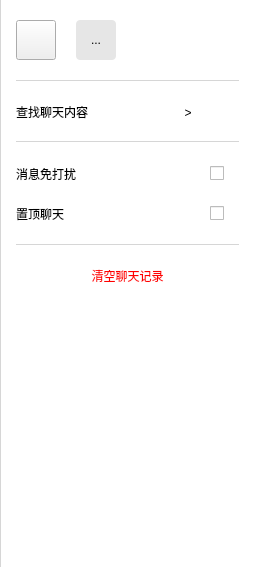
<?xml version="1.0" encoding="UTF-8"?>
<ui version="4.0">
 <class>RightPopover</class>
 <widget class="QWidget" name="RightPopover">
  <property name="geometry">
   <rect>
    <x>0</x>
    <y>0</y>
    <width>254</width>
    <height>567</height>
   </rect>
  </property>
  <property name="minimumSize">
   <size>
    <width>254</width>
    <height>0</height>
   </size>
  </property>
  <property name="maximumSize">
   <size>
    <width>254</width>
    <height>16777215</height>
   </size>
  </property>
  <property name="windowTitle">
   <string>Form</string>
  </property>
  <property name="styleSheet">
   <string notr="true"/>
  </property>
  <layout class="QVBoxLayout" name="verticalLayout">
   <property name="spacing">
    <number>0</number>
   </property>
   <property name="leftMargin">
    <number>0</number>
   </property>
   <property name="topMargin">
    <number>0</number>
   </property>
   <property name="rightMargin">
    <number>0</number>
   </property>
   <property name="bottomMargin">
    <number>0</number>
   </property>
   <item>
    <widget class="QFrame" name="frame">
     <property name="styleSheet">
      <string notr="true">QFrame{
    border-left : 1px solid rgb(214, 214, 214) ;
    border-radius : 0px ;
	background-color: rgb(255, 255, 255);
}</string>
     </property>
     <property name="frameShape">
      <enum>QFrame::Shape::StyledPanel</enum>
     </property>
     <property name="frameShadow">
      <enum>QFrame::Shadow::Raised</enum>
     </property>
     <layout class="QVBoxLayout" name="verticalLayout_2">
      <property name="spacing">
       <number>20</number>
      </property>
      <property name="leftMargin">
       <number>15</number>
      </property>
      <property name="topMargin">
       <number>20</number>
      </property>
      <property name="rightMargin">
       <number>15</number>
      </property>
      <property name="bottomMargin">
       <number>9</number>
      </property>
      <item>
       <layout class="QHBoxLayout" name="horizontalLayout_7">
        <item>
         <widget class="AvatarButton" name="rightAvatarButton">
          <property name="minimumSize">
           <size>
            <width>40</width>
            <height>40</height>
           </size>
          </property>
          <property name="maximumSize">
           <size>
            <width>40</width>
            <height>40</height>
           </size>
          </property>
          <property name="text">
           <string/>
          </property>
          <property name="icon">
           <iconset resource="../../res/icon.qrc">
            <normaloff>:/a/icons/默认头像.svg</normaloff>:/a/icons/默认头像.svg</iconset>
          </property>
          <property name="iconSize">
           <size>
            <width>60</width>
            <height>60</height>
           </size>
          </property>
          <property name="flat">
           <bool>false</bool>
          </property>
         </widget>
        </item>
        <item>
         <widget class="QToolButton" name="toolButton_18">
          <property name="minimumSize">
           <size>
            <width>40</width>
            <height>40</height>
           </size>
          </property>
          <property name="maximumSize">
           <size>
            <width>40</width>
            <height>40</height>
           </size>
          </property>
          <property name="styleSheet">
           <string notr="true">QToolButton {
    border: none; /* 无边框 */
    padding: 6px 6px; /* 内边距，根据需要调整 */
    background-color: rgb(230, 230, 230); /* 透明背景 */
    border-radius: 4px; /* 轻微圆角，可选 */
}

/* 鼠标悬停状态 */
QToolButton:hover {
    background-color:rgb(220, 220, 220); /* 灰色背景 */
}

/* 鼠标按下状态（可选增强） */
QToolButton:pressed {
    background-color: rgb(180, 180, 180); /* 按下时更深的灰色 */
}

/* 禁用状态（可选增强） */
QToolButton:disabled {
    background-color: transparent;
    color: rgb(160, 160, 160); /* 禁用时文本变灰 */
}
    </string>
          </property>
          <property name="text">
           <string>...</string>
          </property>
          <property name="icon">
           <iconset resource="../../res/icon.qrc">
            <normaloff>:/a/icons/添加.svg</normaloff>:/a/icons/添加.svg</iconset>
          </property>
         </widget>
        </item>
        <item>
         <spacer name="horizontalSpacer_6">
          <property name="orientation">
           <enum>Qt::Orientation::Horizontal</enum>
          </property>
          <property name="sizeHint" stdset="0">
           <size>
            <width>40</width>
            <height>20</height>
           </size>
          </property>
         </spacer>
        </item>
       </layout>
      </item>
      <item>
       <widget class="QFrame" name="frame_2">
        <property name="styleSheet">
         <string notr="true">QFrame{
    border-top : 1px solid rgb(214, 214, 214) ;
    border-left : 0px ;
}</string>
        </property>
        <property name="frameShape">
         <enum>QFrame::Shape::HLine</enum>
        </property>
        <property name="frameShadow">
         <enum>QFrame::Shadow::Plain</enum>
        </property>
        <property name="lineWidth">
         <number>1</number>
        </property>
        <property name="midLineWidth">
         <number>0</number>
        </property>
       </widget>
      </item>
      <item>
       <widget class="QPushButton" name="pushButton_4">
        <property name="styleSheet">
         <string notr="true">QPushButton {
        border: none;       /* 无边框 */
        background: transparent; /* 透明背景 */
        color: rgb(0, 0, 0);       /* 文字颜色，可根据需要修改 */
        text-align: left;  /* 文字左对齐 */
	    font: 10pt &quot;等线&quot;;
    }</string>
        </property>
        <property name="text">
         <string>查找聊天内容                             &gt;</string>
        </property>
       </widget>
      </item>
      <item>
       <widget class="QFrame" name="frame_5">
        <property name="styleSheet">
         <string notr="true">QFrame{
   border-top : 1px solid rgb(214, 214, 214) ;
   border-left : 0px;
}
</string>
        </property>
        <property name="frameShape">
         <enum>QFrame::Shape::HLine</enum>
        </property>
        <property name="frameShadow">
         <enum>QFrame::Shadow::Plain</enum>
        </property>
       </widget>
      </item>
      <item>
       <layout class="QHBoxLayout" name="horizontalLayout">
        <property name="rightMargin">
         <number>15</number>
        </property>
        <item>
         <widget class="QLabel" name="label">
          <property name="styleSheet">
           <string notr="true">QLabel{
   border-left : 0px;
	font: 10pt &quot;等线&quot;;
	color: rgb(0, 0, 0);
}</string>
          </property>
          <property name="text">
           <string>消息免打扰</string>
          </property>
         </widget>
        </item>
        <item>
         <spacer name="horizontalSpacer_4">
          <property name="orientation">
           <enum>Qt::Orientation::Horizontal</enum>
          </property>
          <property name="sizeHint" stdset="0">
           <size>
            <width>40</width>
            <height>20</height>
           </size>
          </property>
         </spacer>
        </item>
        <item>
         <widget class="QCheckBox" name="checkBox">
          <property name="styleSheet">
           <string notr="true"/>
          </property>
          <property name="text">
           <string/>
          </property>
         </widget>
        </item>
       </layout>
      </item>
      <item>
       <layout class="QHBoxLayout" name="horizontalLayout_6">
        <property name="rightMargin">
         <number>15</number>
        </property>
        <item>
         <widget class="QLabel" name="label_3">
          <property name="styleSheet">
           <string notr="true">QLabel{
   border-left : 0px;
	font: 10pt &quot;等线&quot;;
	color: rgb(0, 0, 0);
}</string>
          </property>
          <property name="text">
           <string>置顶聊天</string>
          </property>
         </widget>
        </item>
        <item>
         <spacer name="horizontalSpacer_5">
          <property name="orientation">
           <enum>Qt::Orientation::Horizontal</enum>
          </property>
          <property name="sizeHint" stdset="0">
           <size>
            <width>40</width>
            <height>20</height>
           </size>
          </property>
         </spacer>
        </item>
        <item>
         <widget class="QCheckBox" name="isTopCheckBox">
          <property name="styleSheet">
           <string notr="true"/>
          </property>
          <property name="text">
           <string/>
          </property>
         </widget>
        </item>
       </layout>
      </item>
      <item>
       <widget class="QFrame" name="frame_4">
        <property name="styleSheet">
         <string notr="true">QFrame{
    border-top : 1px solid rgb(214,214,214);
    border-left : 0px;
}</string>
        </property>
        <property name="frameShape">
         <enum>QFrame::Shape::HLine</enum>
        </property>
        <property name="frameShadow">
         <enum>QFrame::Shadow::Plain</enum>
        </property>
       </widget>
      </item>
      <item>
       <widget class="QPushButton" name="pushButton_2">
        <property name="styleSheet">
         <string notr="true">QPushButton {
        border: none;       /* 无边框 */
        background: transparent; /* 透明背景 */
        color: rgb(255, 0, 0);       /* 文字颜色，可根据需要修改 */
	    font: 10pt &quot;等线&quot;;
    }</string>
        </property>
        <property name="text">
         <string>清空聊天记录</string>
        </property>
       </widget>
      </item>
      <item>
       <spacer name="verticalSpacer_2">
        <property name="orientation">
         <enum>Qt::Orientation::Vertical</enum>
        </property>
        <property name="sizeHint" stdset="0">
         <size>
          <width>20</width>
          <height>305</height>
         </size>
        </property>
       </spacer>
      </item>
     </layout>
    </widget>
   </item>
  </layout>
 </widget>
 <customwidgets>
  <customwidget>
   <class>AvatarButton</class>
   <extends>QPushButton</extends>
   <header>AvatarButton.h</header>
  </customwidget>
 </customwidgets>
 <resources>
  <include location="../../res/icon.qrc"/>
 </resources>
 <connections/>
</ui>
